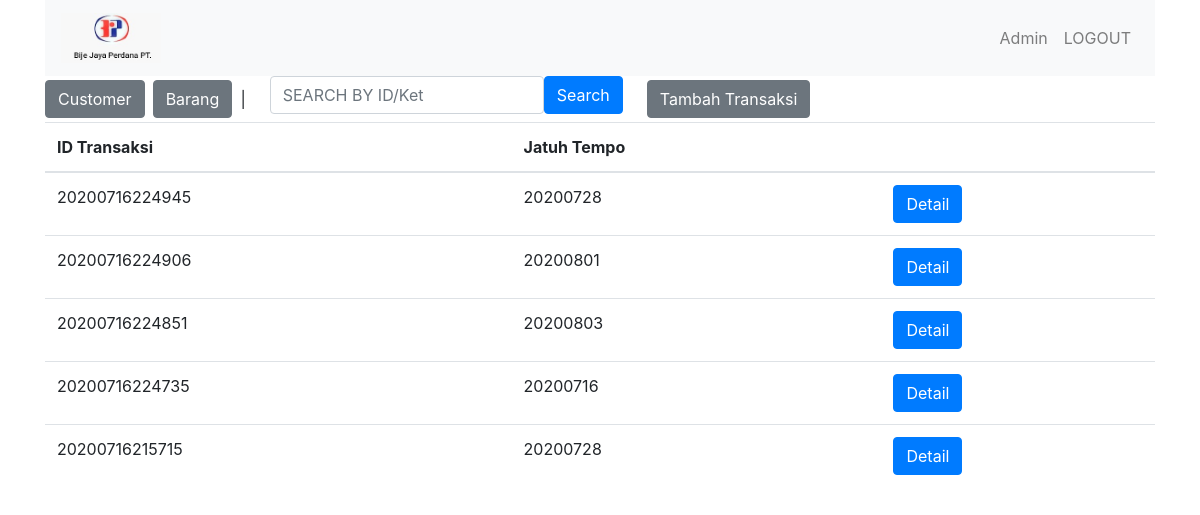
Page /index.php (signed in) on the earlier database version.
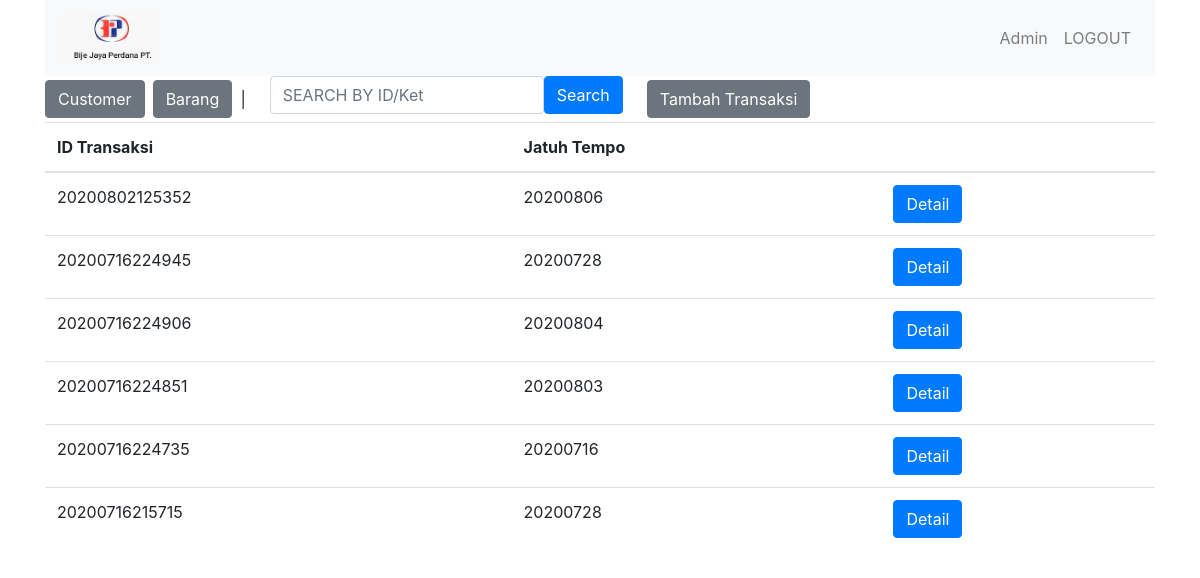
Same page on the later database version.
### tables this page shows
CREATE TABLE `transaksi` (
  `idtransaksi` varchar(14) NOT NULL,
  `idcustomer` varchar(12) NOT NULL,
  `jatuhtempo` varchar(14) NOT NULL,
  `nopo` varchar(12) NOT NULL,
  `pembayaran` varchar(6) NOT NULL,
  `produk` text NOT NULL,
  `subtotal` int(11) NOT NULL,
  `diskon` int(11) NOT NULL,
  `status` int(1) NOT NULL
);

### admininvoice.php (the view, shortened to what this page needs)
<html>
<?php
require('config.php');
	echo '<div class="btn-group mr-2" role="group" > <a class="btn btn-secondary" href="customer.php">Customer</a> </div>';
	echo '<div class="btn-group mr-2" role="group" > <a class="btn btn-secondary" href="produk.php">Barang</a> </div>';
	echo '<div class="btn-group mr-2" role="group" > | </div>';
	echo '<div class="btn-group mr-2" >
			<form method="GET" class="form-group mx-sm-3 mb-2 form-inline" action="index.php">
				<input class="form-control" name="keyword" placeholder="SEARCH BY ID/Ket" type="text">
				<input class="btn btn-primary" type="submit" value="Search">
			</form>
		</div>';
	echo '<div class="btn-group mr-2" role="group" > <a class="btn btn-secondary" href="transaksibaru.php">Tambah Transaksi</a> </div>';
	$con = new mysqli($host, $dbid, $dbpass, $dbname);
	if (isset($_GET['keyword']) && $_GET['keyword']!='') {
		$keyword =  str_replace("'","",$_GET['keyword'])  ;
		$keyword = $con -> real_escape_string($keyword);
		if( is_numeric($keyword) == true){
			$stmt = $con->prepare( "SELECT idtransaksi, jatuhtempo, status FROM transaksi WHERE idtransaksi LIKE '%$keyword%' ORDER BY jatuhtempo DESC" ); $stmt->execute();
		}else{
			$stmt = $con->prepare( "SELECT idtransaksi, jatuhtempo, status FROM transaksi WHERE produk LIKE '%$keyword%' ORDER BY jatuhtempo DESC" ); $stmt->execute();
		}
	}else{
		$stmt = $con->prepare( "SELECT idtransaksi, jatuhtempo FROM transaksi ORDER BY idtransaksi DESC" ); $stmt->execute();
	}
	$result = $stmt->get_result();
	?>
<table class="table">
  <thead>
    <tr>
      <th scope="col">ID Transaksi</th>
      <th scope="col">Jatuh Tempo</th>
	  <th scope="col"></th>
    </tr>
  </thead>
  <tbody>
	<?php
	while($row = mysqli_fetch_assoc($result)) {
		echo '
		<tr>
		<a href="transaksidetail.php?idtransaksi='.$row["idtransaksi"].'">
		<td>'.$row["idtransaksi"].'</td>
		<td>'.$row["jatuhtempo"].'</td>
		<td><a href="transaksidetail.php?idtransaksi='.$row["idtransaksi"].'" class="btn btn-primary">Detail</a></td>
		</tr>
		';
	}
?>
  </tbody>
</table>
</html>

Differences in the rows shown:
added transaksi: idtransaksi "20200802125352", jatuhtempo "20200806"
changed transaksi id 20200716224906: jatuhtempo "20200801" → "20200804"
